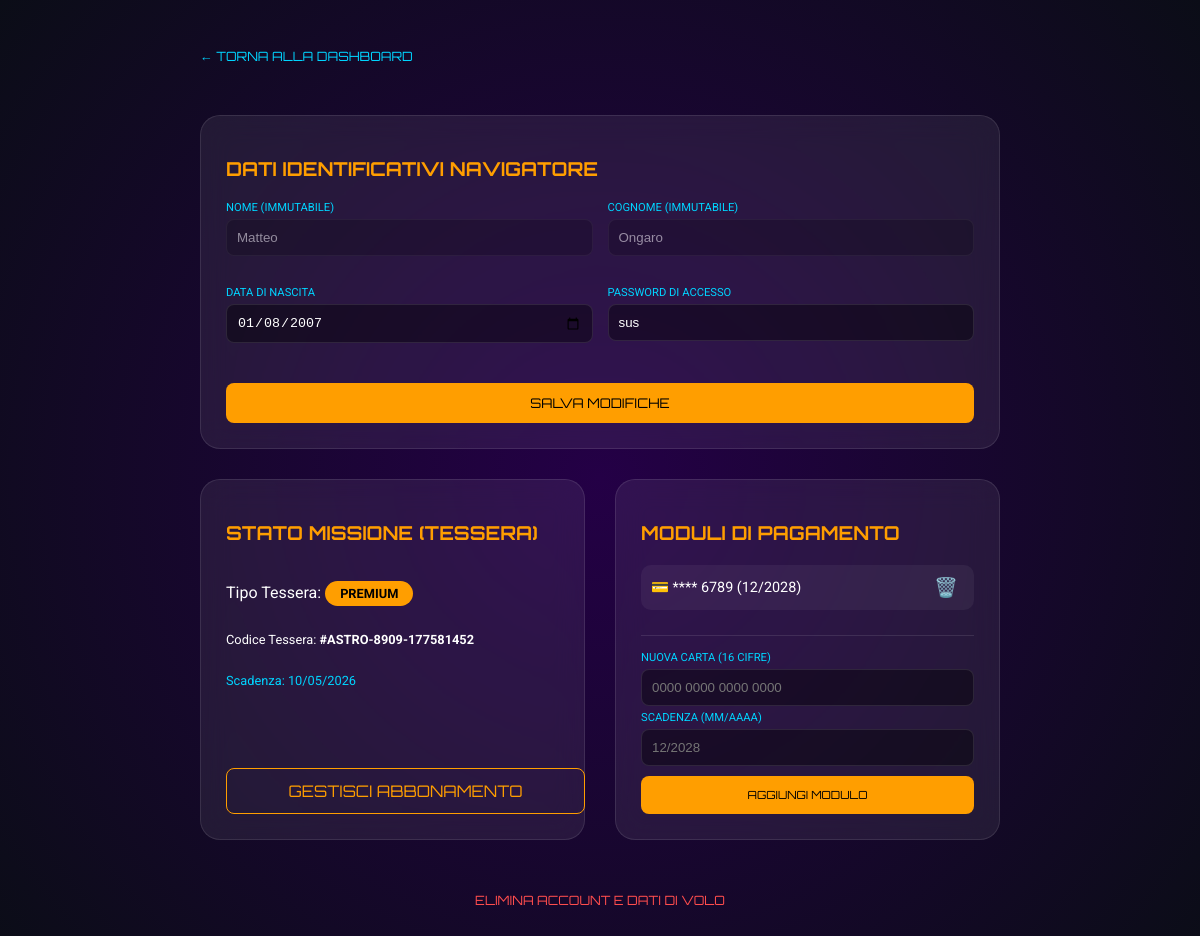
The app's page /AstroStream/profilo.php (signed in) with its own data.
### tables this page shows
CREATE TABLE `utente` (
  `cod_u` int(11) NOT NULL,
  `nome` varchar(50) NOT NULL,
  `cognome` varchar(50) NOT NULL,
  `email` varchar(100) NOT NULL,
  `num_tessera` varchar(20) DEFAULT NULL,
  `password` varchar(255) NOT NULL,
  `data_n` date NOT NULL,
  `saldo` decimal(10,2) DEFAULT 0.00,
  `tipo_tessera` enum('normale','premium') DEFAULT 'normale',
  `scadenza_tessera` date DEFAULT NULL
);

CREATE TABLE `carte_credito` (
  `id_carta` int(11) NOT NULL,
  `cod_u` int(11) NOT NULL,
  `numero_carta` varchar(16) NOT NULL,
  `intestatario` varchar(100) NOT NULL,
  `scadenza` varchar(7) NOT NULL
);

### AstroStream/profilo.php (the view, shortened to what this page needs)
<?php
$conn = new mysqli("localhost", "root", "", "streaming_db");
$email_sessione = $_SESSION['email'];
$stmt = $conn->prepare("SELECT * FROM utente WHERE email = ?");
$stmt->bind_param("s", $email_sessione);
$stmt->execute();
$user = $stmt->get_result()->fetch_assoc();
$id_utente = $user['cod_u'];
$res_cards = $conn->query("SELECT * FROM carte_credito WHERE cod_u = $id_utente");
?>
<!DOCTYPE html>
<html lang="it">
<head>
</head>
<body>
<div class="container">
    <a href="home.php" class="nav-back">← TORNA ALLA DASHBOARD</a>
    <div class="card full-width">
        <h2>Dati Identificativi Navigatore</h2>
        <form method="POST" style="display: grid; grid-template-columns: 1fr 1fr; gap: 15px;">
            <div class="form-group">
                <label>Nome (Immutabile)</label>
                <input type="text" value="<?php echo $user['nome']; ?>" readonly>
            </div>
            <div class="form-group">
                <label>Cognome (Immutabile)</label>
                <input type="text" value="<?php echo $user['cognome']; ?>" readonly>
            </div>
            <div class="form-group">
                <label>Data di Nascita</label>
                <input type="date" name="data_n" value="<?php echo $user['data_n']; ?>">
            </div>
            <div class="form-group">
                <label>Password di Accesso</label>
                <input type="text" name="password" value="<?php echo $user['password']; ?>">
            </div>
            <div class="full-width">
                <button type="submit" name="update_profile" class="btn btn-gold">SALVA MODIFICHE</button>
            </div>
        </form>
    </div>
    <div class="card">
        <h2>Stato Missione (Tessera)</h2>
        <p>Tipo Tessera: <span class="status-badge"><?php echo $user['tipo_tessera']; ?></span></p>
        <p style="margin-top:10px; font-size: 0.8rem;">
            Codice Tessera: <strong>#<?php echo $user['num_tessera'] ?? 'NON ATTIVA'; ?></strong>
        </p>
        <?php if($user['tipo_tessera'] == 'premium'): ?>
            <p style="font-size: 0.8rem; color: var(--neon-blue);">Scadenza: <?php echo date("d/m/Y", strtotime($user['scadenza_tessera'])); ?></p>
        <?php else: ?>
            <p style="font-size: 0.8rem; color: #aaa;">Accesso Standard: paga per singola visione.</p>
        <?php endif; ?>
        <a href="abbonamento.php" class="btn btn-outline">GESTISCI ABBONAMENTO</a>
    </div>
    <div class="card">
        <h2>Moduli di Pagamento</h2>
        <div id="lista-carte">
            <?php while($c = $res_cards->fetch_assoc()): ?>
                <div class="card-item">
                    <span>💳 **** <?php echo substr($c['numero_carta'], -4); ?> (<?php echo $c['scadenza']; ?>)</span>
                    <form method="POST" style="display:inline;">
                        <button type="submit" name="remove_card" class="delete-btn" onclick="return confirm('Eliminare questo modulo?')">🗑️</button>
                    </form>
                </div>
            <?php endwhile; ?>
        </div>
        <form method="POST" style="margin-top: 15px; border-top: 1px solid var(--glass-border); padding-top: 15px;">
            <label>Nuova Carta (16 cifre)</label>
            <input type="text" name="n_carta" maxlength="16" placeholder="0000 0000 0000 0000" required>
            <label style="margin-top:5px;">Scadenza (MM/AAAA)</label>
            <input type="text" name="scad_carta" placeholder="12/2028" required>
            <button type="submit" name="add_card" class="btn btn-gold" style="font-size: 0.7rem;">AGGIUNGI MODULO</button>
        </form>
    </div>
    <div class="full-width" style="text-align: center; margin-top: 20px;">
        <a href="quit.php" style="color: #ff4d4d; text-decoration: none; font-size: 0.8rem; font-family: 'Orbitron';">ELIMINA ACCOUNT E DATI DI VOLO</a>
    </div>
</div>
</body>
</html>

### records on screen
utente: nome "Matteo", cognome "Ongaro", data_n "01/08/2007", password "sus", tipo_tessera "PREMIUM", num_tessera "ASTRO-8909-177581452", scadenza_tessera "10/05/2026"
carte_credito: numero_carta "6789", scadenza "12/2028"
